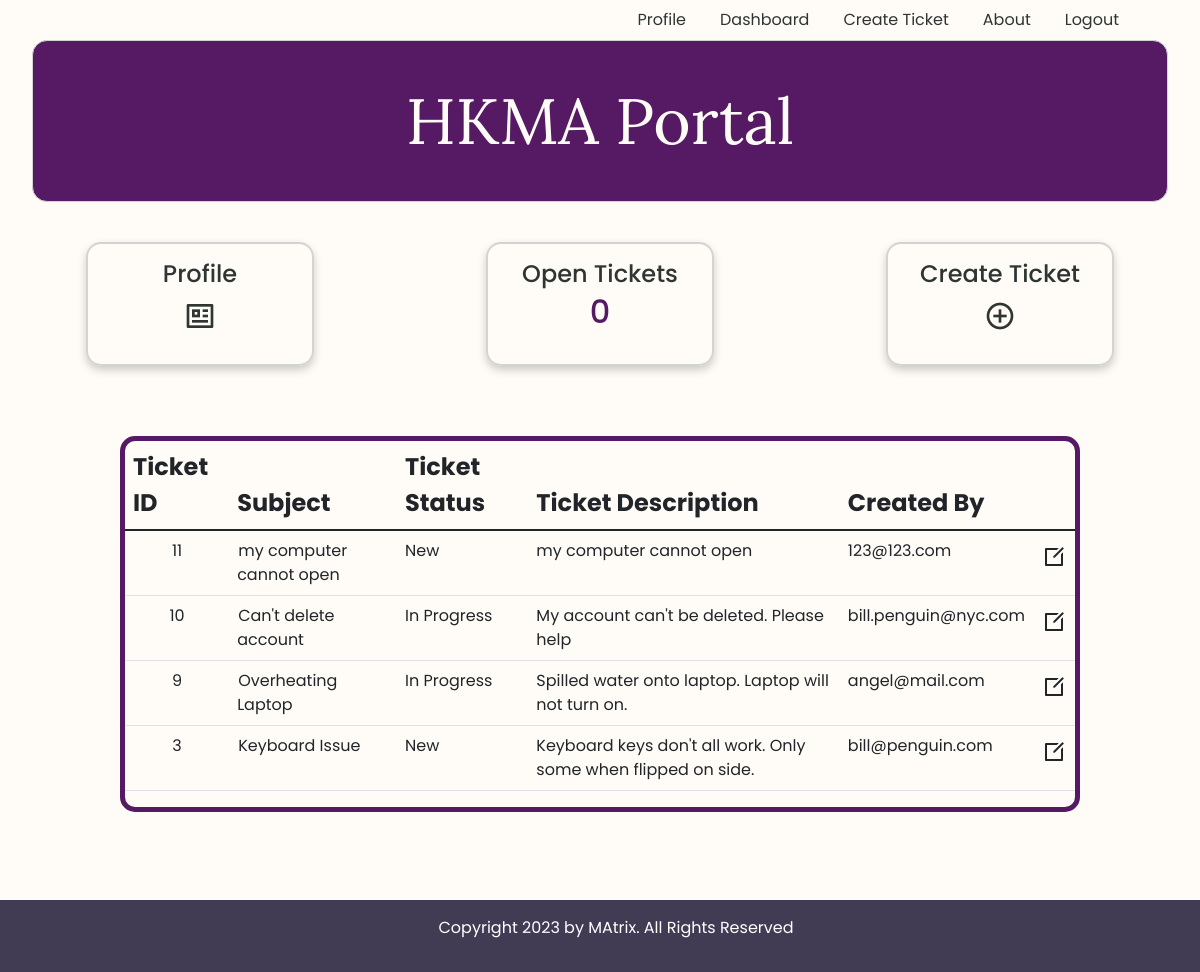
Screenshot of /dashboard (signed in) with the database file from the repository.
### users/models.py (models this page shows)
class User(models.Model):
    first_name = models.CharField(max_length=255)
    last_name = models.CharField(max_length=255)
    email = models.CharField(max_length=255)
    password = models.TextField()
    created_at = models.DateTimeField(auto_now_add=True)
    updated_at = models.DateTimeField(auto_now=True)
    objects = UserManager()

class Ticket(models.Model):
    subject = models.CharField(max_length=250)
    ticket_type = models.CharField(max_length=50)
    ticket_status = models.CharField(max_length=50)
    ticket_description = models.CharField(max_length=350)
    created_by = models.ForeignKey(User, related_name="user_tickets", on_delete=models.CASCADE, null=True)
    created_at = models.DateTimeField(auto_now_add=True)
    updated_at = models.DateTimeField(auto_now=True)
    objects = TicketManager()

### users/views.py (the view)
# urls.py: path('dashboard', views.dashboard),
def dashboard(request):
    if 'user_id' not in request.session:
        return redirect('/')
    context = {
        'user': User.objects.get(id=request.session['user_id']),
        'all_tickets': Ticket.objects.all()
    }
    return render(request, 'dashboard.html', context)

### users/templates/dashboard.html (shortened to what this page needs)
{% include 'logged_navbar.html'%}
	<div class="dashboard-cards">
		<div class="quick-card">
			<div class="card-body">
				<h4 class="card-title"><a href="/profile" class="card-link">
					Profile</a></h4>
				<h2 class="quick-card-icon"><a href="/profile" class="card-link"><i class="ri-profile-line"></i></a></h2>
			</div>
		</div>
		<div class="quick-card">
			<div class="card-body">
				<h4 class="card-title"><a href="/profile" class="card-link">Open Tickets</a></h4>
				<h2 class="card-subtitle"><a href="/profile" class="card-link">{{user.user_tickets.all | length}}</a></h2>
			</div>
		</div>
		<div class="quick-card">
			<div class="card-body">
				<h4 class="card-title"><a href="/ticket_form" class="card-link">
					Create Ticket</a></h4>
				<h2 class="quick-card-icon"><a href="/ticket_form" class="card-link"><i class="ri-add-circle-line"></i></a></h2>
			</div>
		</div>
	</div>
<div class="table-container">
	<table class="table">
		<thead>
			<tr>
				<th scope="col">Ticket ID </th>
				<th scope="col">Subject </th>
				<th scope="col">Ticket Status </th>
				<th scope="col">Ticket Description</th>
				<th scope="col">Created By</th>
			</tr>
		</thead>
		<tbody>
		{% for ticket in all_tickets reversed%}
			<tr class='table-row'>
				<td class="table-data" id='table-id'><a title='Ticket ID' href="/ticket/{{ticket.id}}/edit">{{ticket.id}}</a></td>
				<td><a href="/ticket/{{ticket.id}}/edit">{{ticket.subject}}</a></td>
				<td class="table-data">{{ticket.ticket_status}}</td>
				<td>{{ticket.ticket_description}}</td>
				<td>{{ticket.created_by.email}} </td>
				<td class="data-edit" title="Edit Ticket"><a href="/ticket/{{ticket.id}}/edit"><i class="ri-edit-box-line"></i></a></td>
			</tr>
		{%endfor%}
		</tbody>
	</table>
</div>
<div>
{% include 'footer.html'%}
</div>

### users/templates/logged_navbar.html (shortened to what this page needs)
{% load static %}
<!DOCTYPE html>
<html>
    <head>
        <link href="https://cdn.jsdelivr.net/npm/remixicon@2.5.0/fonts/remixicon.css" rel="stylesheet">
        <link href="https://cdn.jsdelivr.net/npm/bootstrap@5.1.3/dist/css/bootstrap.min.css" rel="stylesheet">
        <link rel="stylesheet" href="{% static '/css/style.css' %}">
        <link href="https://cdn.jsdelivr.net/npm/remixicon@2.5.0/fonts/remixicon.css" rel="stylesheet">
    </head>
    <body>
        <nav>
            <li class="nav-links"><a class="nav-link" href="/profile">Profile</a></li>
            <li class="nav-links"><a class="nav-link" href="/dashboard">Dashboard</a></li>
            <li class="nav-links"><a class="nav-link" href="/ticket_form">Create Ticket</a></li>
            <li class="nav-links"><a class="nav-link" href="#">About</a></li>
            <li class="nav-links"><a class="nav-link" href="/logout">Logout</a></li>
        </nav>
        <div class="title">HKMA Portal</div>
    </body>
</html>

### users/templates/footer.html
<div class="footer-container">
    <ul class="footer-links">
		<li>
            <p style="color:white;">Copyright 2023 by MAtrix. All Rights Reserved</p>
        </li>
    </ul>
</div>

### users/static/css/style.css (style rules this page uses)
:root { --first-color: rgb(214, 228, 229); --second-color: rgb(65, 60, 84); --accent-color: rgb(86, 26, 100); --title-color: rgb(86, 26, 100); --text-color: rgb(46, 53, 50); --body-color: rgb(255, 252, 247); --white-color: rgb(255, 255, 255); --body-font: "Poppins", sans-serif; --h2-font-size: 1.25rem; --small-font-size: .813rem; --smaller-font-size: .75rem; --font-medium: 500; --font-semi-bold: 600; }
@media screen and (min-width: 1024px) { :root { --h2-font-size: 1.75rem; --normal-font-size: 1rem; --small-font-size: .875rem; --smaller-font-size: .813rem; } }
* { box-sizing: border-box; padding: 0; margin: 0; }
body { background-color: var(--body-color); font-family: var(--body-font); color: var(--text-color); }
a { margin-left: 1px; margin-right: 1px; color: inherit; transition: all .3s; text-decoration: none; }
h2 { margin-bottom: none; }
nav { display: flex; justify-content: right; }
li { list-style-type: none; cursor: pointer; transition: all .3s; }
li:nth-child(5) { margin-right: 4rem; }
.nav-links a { color: inherit; }
.title { text-align: center; margin: 0 2rem; padding: 2rem; font-size: 4rem; border: solid 1px lightgray; border-radius: 15px; transition: all .3s; font-family: 'Lora', serif; color: var(--body-color); background-color: var(--title-color); }
.dashboard-cards { display: flex; justify-content: space-around; }
.dashboard-cards a { color: inherit; }
.card-body { width: 14rem; }
.quick-card { border: 2px solid lightgray; border-radius: 15px; box-shadow: 0 4px 8px 0 rgba(0,0,0,0.2); transition: all .3s; margin: 2.5rem; }
.card-title, .card-subtitle { text-align: center; }
.card-subtitle { color: var(--title-color); }
.quick-card-icon { text-align: center; }
.table-container, .profile-table { width: 80%; border: 5px solid var(--title-color); border-radius: 15px; margin-left: auto; margin-right: auto; margin-bottom: 10rem; }
.table th { text-align: left; font-size: 1.5rem; }
#table-id { text-align: center; }
.data-edit { font-size: 1.5rem; text-align: left; }
.table { transition: all .3s; }
.footer-container { background-color: var(--second-color); width: 100%; padding: 1rem; position: fixed; bottom: 0; }
.footer-links { display: flex; justify-content: center; margin-bottom: 0; }

### rows the page displays
User: user_tickets.all|length "0"
Ticket: id "11", subject "my computer cannot open", ticket_status "New", ticket_description "my computer cannot open", created_by.email "123@123.com"
Ticket: id "10", subject "Can't delete account", ticket_status "In Progress", ticket_description "My account can't be deleted. Please help", created_by.email "bill.penguin@nyc.com"
Ticket: id "9", subject "Overheating Laptop", ticket_status "In Progress", ticket_description "Spilled water onto laptop. Laptop will not turn on.", created_by.email "angel@mail.com"
Ticket: id "3", subject "Keyboard Issue", ticket_status "New", ticket_description "Keyboard keys don't all work. Only some when flipped on side.", created_by.email "bill@penguin.com"
